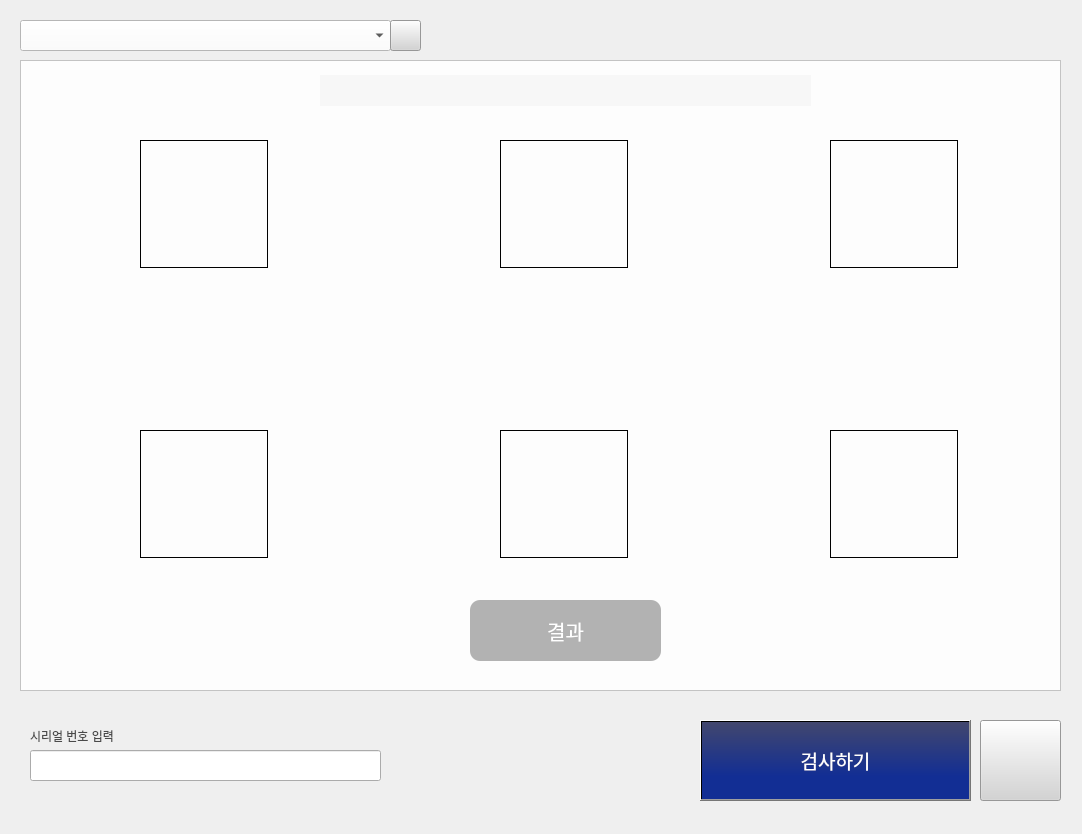
<?xml version="1.0" encoding="UTF-8"?>
<ui version="4.0">
 <class>Dialog</class>
 <widget class="QDialog" name="Dialog">
  <property name="geometry">
   <rect>
    <x>0</x>
    <y>0</y>
    <width>1082</width>
    <height>834</height>
   </rect>
  </property>
  <property name="windowTitle">
   <string>Dialog</string>
  </property>
  <widget class="QLabel" name="label_1">
   <property name="geometry">
    <rect>
     <x>140</x>
     <y>140</y>
     <width>128</width>
     <height>128</height>
    </rect>
   </property>
   <property name="frameShape">
    <enum>QFrame::Box</enum>
   </property>
   <property name="text">
    <string/>
   </property>
  </widget>
  <widget class="QLabel" name="label_5">
   <property name="geometry">
    <rect>
     <x>500</x>
     <y>430</y>
     <width>128</width>
     <height>128</height>
    </rect>
   </property>
   <property name="frameShape">
    <enum>QFrame::Box</enum>
   </property>
   <property name="text">
    <string/>
   </property>
  </widget>
  <widget class="QLabel" name="label_2">
   <property name="geometry">
    <rect>
     <x>500</x>
     <y>140</y>
     <width>128</width>
     <height>128</height>
    </rect>
   </property>
   <property name="frameShape">
    <enum>QFrame::Box</enum>
   </property>
   <property name="text">
    <string/>
   </property>
  </widget>
  <widget class="QLabel" name="label_4">
   <property name="geometry">
    <rect>
     <x>140</x>
     <y>430</y>
     <width>128</width>
     <height>128</height>
    </rect>
   </property>
   <property name="frameShape">
    <enum>QFrame::Box</enum>
   </property>
   <property name="text">
    <string/>
   </property>
  </widget>
  <widget class="QLabel" name="label_7">
   <property name="geometry">
    <rect>
     <x>370</x>
     <y>180</y>
     <width>41</width>
     <height>31</height>
    </rect>
   </property>
   <property name="font">
    <font>
     <family>맑은 고딕</family>
     <pointsize>14</pointsize>
    </font>
   </property>
   <property name="cursor">
    <cursorShape>ArrowCursor</cursorShape>
   </property>
   <property name="midLineWidth">
    <number>1</number>
   </property>
   <property name="text">
    <string/>
   </property>
   <property name="pixmap">
    <pixmap>gonext_103393.png</pixmap>
   </property>
   <property name="scaledContents">
    <bool>true</bool>
   </property>
  </widget>
  <widget class="QLabel" name="label_9">
   <property name="geometry">
    <rect>
     <x>370</x>
     <y>470</y>
     <width>41</width>
     <height>31</height>
    </rect>
   </property>
   <property name="font">
    <font>
     <family>맑은 고딕</family>
     <pointsize>14</pointsize>
    </font>
   </property>
   <property name="cursor">
    <cursorShape>ArrowCursor</cursorShape>
   </property>
   <property name="text">
    <string/>
   </property>
   <property name="pixmap">
    <pixmap>gonext_103393.png</pixmap>
   </property>
   <property name="scaledContents">
    <bool>true</bool>
   </property>
  </widget>
  <widget class="QPushButton" name="btn_1">
   <property name="geometry">
    <rect>
     <x>700</x>
     <y>720</y>
     <width>271</width>
     <height>81</height>
    </rect>
   </property>
   <property name="font">
    <font>
     <family>KoPub돋움체 Bold</family>
     <pointsize>14</pointsize>
     <weight>9</weight>
     <italic>false</italic>
     <bold>false</bold>
    </font>
   </property>
   <property name="styleSheet">
    <string notr="true">background-color: rgb(12, 15, 154);background-color: qlineargradient(spread:pad, x1:1, y1:0.704, x2:1, y2:0, stop:0 rgba(18, 46, 148, 255), stop:1 rgba(66, 71, 110, 255));font: 75 14pt &quot;KoPub돋움체 Bold&quot;;color: rgb(255, 255, 255);</string>
   </property>
   <property name="text">
    <string>검사하기</string>
   </property>
  </widget>
  <widget class="QPushButton" name="reset_btn">
   <property name="geometry">
    <rect>
     <x>980</x>
     <y>720</y>
     <width>81</width>
     <height>81</height>
    </rect>
   </property>
   <property name="autoFillBackground">
    <bool>false</bool>
   </property>
   <property name="styleSheet">
    <string notr="true">background-color: rgb(212, 212, 212);</string>
   </property>
   <property name="text">
    <string/>
   </property>
   <property name="icon">
    <iconset>
     <normaloff>pngwing.com.png</normaloff>pngwing.com.png</iconset>
   </property>
   <property name="iconSize">
    <size>
     <width>25</width>
     <height>25</height>
    </size>
   </property>
  </widget>
  <widget class="QLabel" name="label_6">
   <property name="geometry">
    <rect>
     <x>830</x>
     <y>430</y>
     <width>128</width>
     <height>128</height>
    </rect>
   </property>
   <property name="frameShape">
    <enum>QFrame::Box</enum>
   </property>
   <property name="text">
    <string/>
   </property>
  </widget>
  <widget class="QLabel" name="label_3">
   <property name="geometry">
    <rect>
     <x>830</x>
     <y>140</y>
     <width>128</width>
     <height>128</height>
    </rect>
   </property>
   <property name="frameShape">
    <enum>QFrame::Box</enum>
   </property>
   <property name="text">
    <string/>
   </property>
  </widget>
  <widget class="QLabel" name="label_10">
   <property name="geometry">
    <rect>
     <x>710</x>
     <y>470</y>
     <width>41</width>
     <height>31</height>
    </rect>
   </property>
   <property name="font">
    <font>
     <family>맑은 고딕</family>
     <pointsize>14</pointsize>
    </font>
   </property>
   <property name="cursor">
    <cursorShape>ArrowCursor</cursorShape>
   </property>
   <property name="text">
    <string/>
   </property>
   <property name="pixmap">
    <pixmap>gonext_103393.png</pixmap>
   </property>
   <property name="scaledContents">
    <bool>true</bool>
   </property>
  </widget>
  <widget class="QLabel" name="label_8">
   <property name="geometry">
    <rect>
     <x>710</x>
     <y>180</y>
     <width>41</width>
     <height>31</height>
    </rect>
   </property>
   <property name="font">
    <font>
     <family>맑은 고딕</family>
     <pointsize>14</pointsize>
    </font>
   </property>
   <property name="cursor">
    <cursorShape>ArrowCursor</cursorShape>
   </property>
   <property name="text">
    <string/>
   </property>
   <property name="pixmap">
    <pixmap>gonext_103393.png</pixmap>
   </property>
   <property name="scaledContents">
    <bool>true</bool>
   </property>
  </widget>
  <widget class="QComboBox" name="comboBox">
   <property name="geometry">
    <rect>
     <x>20</x>
     <y>20</y>
     <width>371</width>
     <height>31</height>
    </rect>
   </property>
   <property name="styleSheet">
    <string notr="true">background-color: rgb(255, 255, 255);</string>
   </property>
  </widget>
  <widget class="QLineEdit" name="serial_line">
   <property name="geometry">
    <rect>
     <x>30</x>
     <y>750</y>
     <width>351</width>
     <height>31</height>
    </rect>
   </property>
  </widget>
  <widget class="QLabel" name="label">
   <property name="geometry">
    <rect>
     <x>30</x>
     <y>720</y>
     <width>141</width>
     <height>31</height>
    </rect>
   </property>
   <property name="styleSheet">
    <string notr="true">font: 75 11pt &quot;KoPub돋움체 Bold&quot;;
color: rgb(74, 74, 74);</string>
   </property>
   <property name="text">
    <string>시리얼 번호 입력</string>
   </property>
  </widget>
  <widget class="QPushButton" name="search_btn">
   <property name="geometry">
    <rect>
     <x>390</x>
     <y>20</y>
     <width>31</width>
     <height>31</height>
    </rect>
   </property>
   <property name="styleSheet">
    <string notr="true">background-color: rgb(212, 212, 212);</string>
   </property>
   <property name="icon">
    <iconset>
     <normaloff>magnifying-glass.png</normaloff>magnifying-glass.png</iconset>
   </property>
  </widget>
  <widget class="QLabel" name="user_label">
   <property name="geometry">
    <rect>
     <x>930</x>
     <y>20</y>
     <width>71</width>
     <height>21</height>
    </rect>
   </property>
   <property name="text">
    <string/>
   </property>
  </widget>
  <widget class="QLabel" name="serial_label">
   <property name="geometry">
    <rect>
     <x>320</x>
     <y>75</y>
     <width>491</width>
     <height>31</height>
    </rect>
   </property>
   <property name="font">
    <font>
     <family>Arial</family>
     <pointsize>15</pointsize>
    </font>
   </property>
   <property name="styleSheet">
    <string notr="true">background-color: rgb(247, 247, 247);</string>
   </property>
   <property name="text">
    <string/>
   </property>
  </widget>
  <widget class="QFrame" name="frame">
   <property name="geometry">
    <rect>
     <x>20</x>
     <y>60</y>
     <width>1041</width>
     <height>631</height>
    </rect>
   </property>
   <property name="styleSheet">
    <string notr="true">background-color: rgb(253, 253, 253);</string>
   </property>
   <property name="frameShape">
    <enum>QFrame::StyledPanel</enum>
   </property>
   <property name="frameShadow">
    <enum>QFrame::Raised</enum>
   </property>
   <widget class="QLabel" name="label_11">
    <property name="geometry">
     <rect>
      <x>450</x>
      <y>540</y>
      <width>191</width>
      <height>61</height>
     </rect>
    </property>
    <property name="font">
     <font>
      <family>KoPub돋움체 Bold</family>
      <pointsize>15</pointsize>
      <weight>7</weight>
      <italic>false</italic>
      <bold>false</bold>
     </font>
    </property>
    <property name="layoutDirection">
     <enum>Qt::LeftToRight</enum>
    </property>
    <property name="styleSheet">
     <string notr="true">background-color: rgb(178, 178, 178);
font: 57 15pt &quot;KoPub돋움체 Bold&quot;;
color: rgb(255, 255, 255);
border-radius: 10px;</string>
    </property>
    <property name="frameShape">
     <enum>QFrame::Box</enum>
    </property>
    <property name="text">
     <string>결과</string>
    </property>
    <property name="alignment">
     <set>Qt::AlignCenter</set>
    </property>
   </widget>
  </widget>
  <zorder>frame</zorder>
  <zorder>label_1</zorder>
  <zorder>label_5</zorder>
  <zorder>label_2</zorder>
  <zorder>label_4</zorder>
  <zorder>label_7</zorder>
  <zorder>label_9</zorder>
  <zorder>btn_1</zorder>
  <zorder>reset_btn</zorder>
  <zorder>label_6</zorder>
  <zorder>label_3</zorder>
  <zorder>label_10</zorder>
  <zorder>label_8</zorder>
  <zorder>comboBox</zorder>
  <zorder>serial_line</zorder>
  <zorder>label</zorder>
  <zorder>search_btn</zorder>
  <zorder>user_label</zorder>
  <zorder>serial_label</zorder>
 </widget>
 <resources/>
 <connections/>
</ui>
